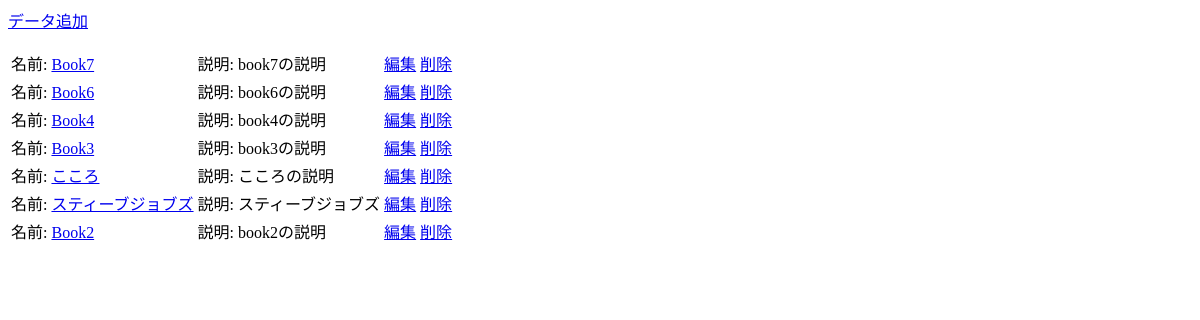
Page /store/list_books/ on the earlier database version.
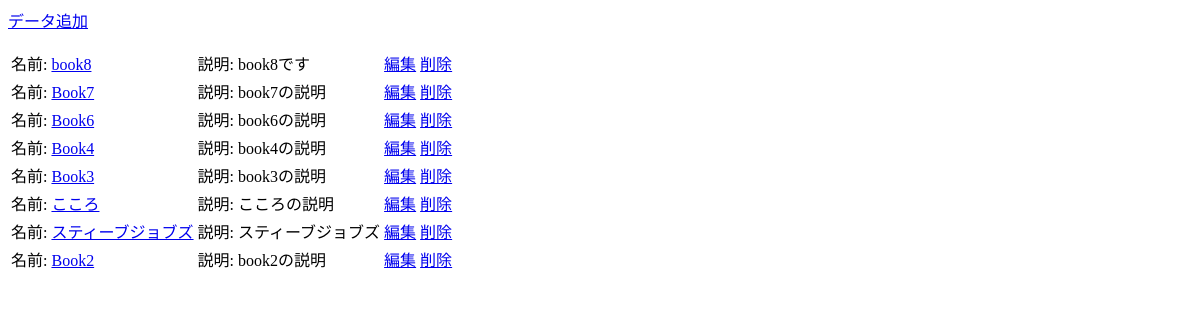
Same page on the later database version.
### store/models.py (models this page shows)
class BaseModel(models.Model):
    created_at = models.DateTimeField()
    updated_at = models.DateTimeField()
    class Meta:
        abstract = True

class Books(BaseModel):
    name = models.CharField(max_length=255)
    description = models.CharField(max_length=1000)
    price = models.IntegerField()
    class Meta:
        db_table = 'books'
    def get_absolute_url(self):
        return reverse_lazy('store:detail_book', kwargs={'pk': self.pk})

### store/views.py (the view)
# urls.py: path('list_books/', BookListView.as_view(), name='list_books'),
class BookListView(ListView):
    model = Books
    template_name = 'book_list.html'
    def get_queryset(self):
        queryset = super(BookListView, self).get_queryset()
        if 'name' in self.kwargs:
            queryset = queryset.filter(name__startswith=self.kwargs['name'])
        queryset = queryset.order_by('-id')
        return queryset

### templates/book_list.html (shortened to what this page needs)
<p><a href="{% url 'store:add_book' %}">データ追加</a></p>
<table>
    <tbody>
        {% for object in object_list %}
            <tr>
                <td>名前: <a href="{{ object.get_absolute_url }}">{{ object.name }}</a></td>
                <td>説明: {{ object.description }}</td>
                <td><a href="{% url 'store:edit_book' object.id %}">編集</a></td>
                <td><a href="{% url 'store:delete_book' object.id %}">削除</a></td>
                <td>
                </td>
            </tr>
        {% endfor %}
    </tbody>
</table>

Differences in the rows shown:
added Books: name "book8", description "book8です"
